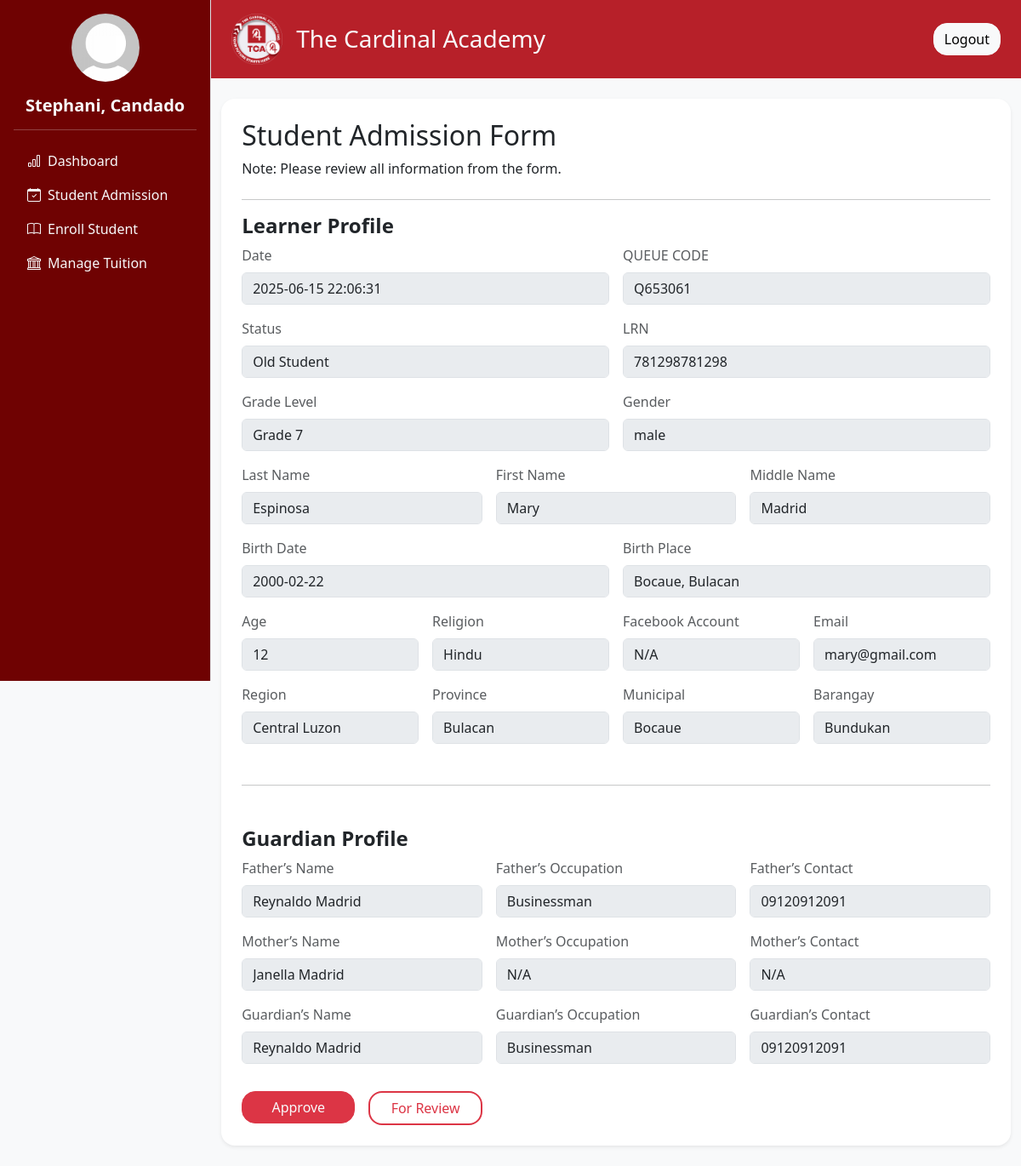
Before: /admin/view_admission.php?id=3 (signed in) with the older database file.
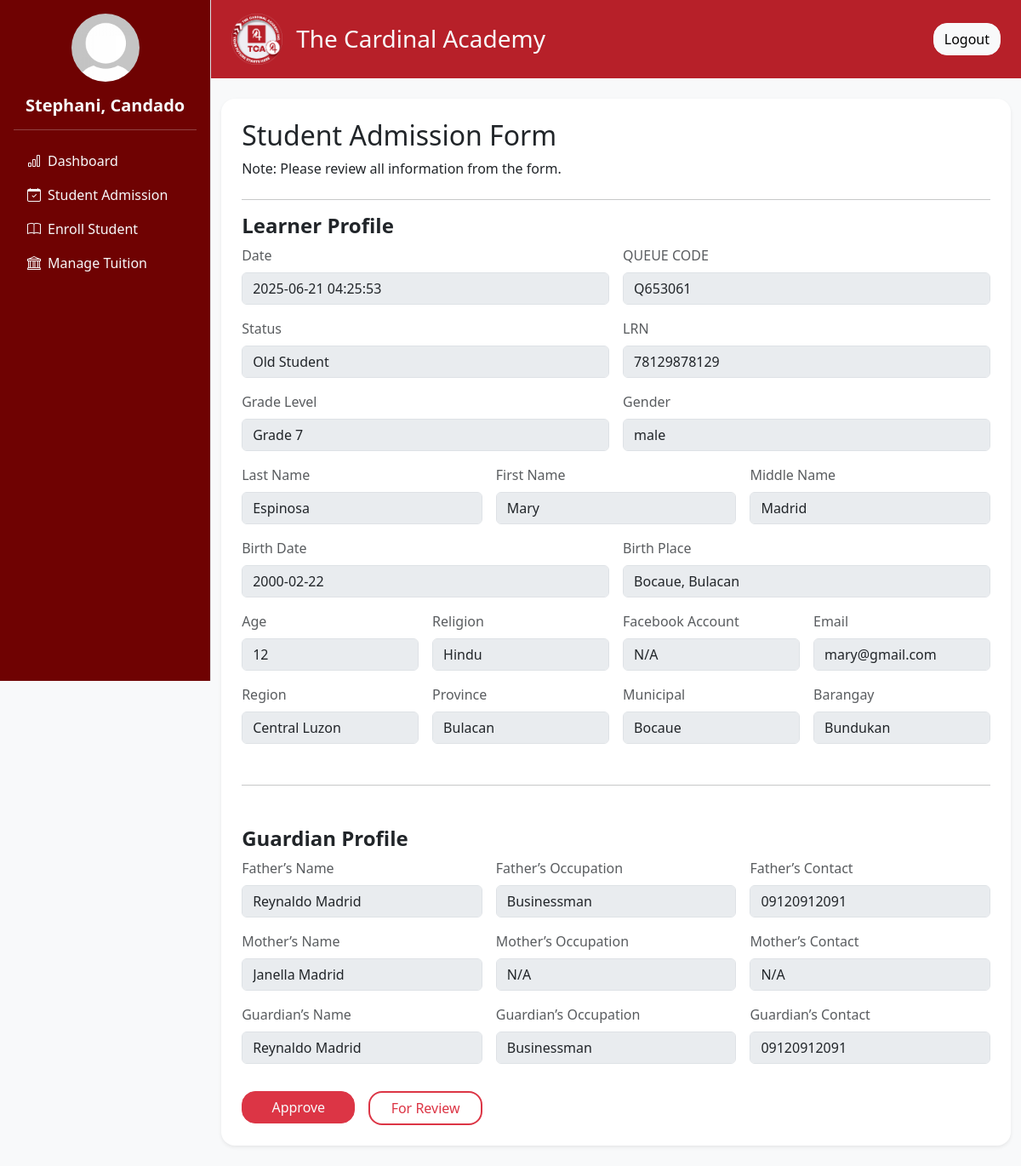
After: the same page with the newer database file.
### tables this page shows
CREATE TABLE `admission_form` (
  `id` int(11) NOT NULL,
  `lrn` varchar(20) NOT NULL,
  `firstname` varchar(50) NOT NULL,
  `middlename` varchar(50) DEFAULT NULL,
  `lastname` varchar(50) NOT NULL,
  `status` varchar(255) NOT NULL,
  `gender` enum('male','female') NOT NULL,
  `grade_level` varchar(20) NOT NULL,
  `profile_picture` varchar(255) DEFAULT NULL,
  `birthday` date NOT NULL,
  `religion` varchar(50) DEFAULT NULL,
  `place_of_birth` varchar(100) DEFAULT NULL,
  `age` int(11) DEFAULT NULL,
  `residential_address` varchar(255) DEFAULT NULL,
  `region` varchar(100) DEFAULT NULL,
  `province` varchar(100) DEFAULT NULL,
  `municipal` varchar(100) DEFAULT NULL,
  `barangay` varchar(100) DEFAULT NULL,
  `father_name` varchar(100) DEFAULT NULL,
  `father_occupation` varchar(100) DEFAULT NULL,
  `father_contact` varchar(20) DEFAULT NULL,
  `mother_name` varchar(100) DEFAULT NULL,
  `mother_occupation` varchar(100) DEFAULT NULL,
  `mother_contact` varchar(20) DEFAULT NULL,
  `guardian_name` varchar(100) DEFAULT NULL,
  `guardian_occupation` varchar(100) DEFAULT NULL,
  `guardian_contact` varchar(20) DEFAULT NULL,
  `admission_status` varchar(255) DEFAULT 'for_verification',
  `que_code` varchar(50) DEFAULT NULL,
  `email` varchar(255) DEFAULT NULL,
  `facebook` varchar(255) DEFAULT NULL,
  `admission_date` timestamp NOT NULL DEFAULT current_timestamp() ON UPDATE current_timestamp()
);

### admin/user_info.php (called while the page is built, shortened)
<?php
include '../db_connection.php';
function getUserInfo() {
    global $conn;
    $user_id = $_SESSION['user_id'];
    $sql = "SELECT first_name, last_name, profile FROM users WHERE user_id = ?";
    $stmt = $conn->prepare($sql);
    $stmt->bind_param("i", $user_id);
    $stmt->execute();
    $result = $stmt->get_result();
    $user = $result->fetch_assoc();
    $full_name = htmlspecialchars($user['first_name'] . ', ' . $user['last_name']);
    $profile_image = !empty($user['profile'])
        ? '../static/uploads/' . htmlspecialchars($user['profile'])
        : '../static/uploads/default_profile.jpg';
    return [
        'full_name' => $full_name,
        'profile_image' => $profile_image
    ];
}
?>

### admin/view_admission.php (the view, shortened to what this page needs)
<?php include '../db_connection.php'; ?>
<?php
$admission_id = isset($_GET['id']) ? intval($_GET['id']) : 0;
$data = [];
if ($admission_id > 0) {
    $query = "SELECT * FROM admission_form WHERE id = ?";
    $stmt = $conn->prepare($query);
    $stmt->bind_param("i", $admission_id);
    $stmt->execute();
    $result = $stmt->get_result();
    $data = $result->fetch_assoc();
}
?>
<!DOCTYPE html>
<html lang="en">
<head>
  <?php include 'header.php'; ?>
</head>
<body>
<div class="d-flex flex-row bg-light">
  <?php include 'navigation.php'; ?>
  <div class="content flex-grow-1">
    <?php include 'nav_top.php'; ?>
    <div class="container py-4">
     <form action="approved_admission.php" method="POST">
        <div class="bg-white p-4 rounded-4 shadow-sm">
        <h2>Student Admission Form</h2>
        <p class="m-0 mb-4">Note: Please review all information from the form.</p>
        <hr>
        <fieldset>
          <h4><strong>Learner Profile</strong></h4>
          <div class="row g-3">
          <div class="col-12 col-md-6">
            <label for="lrn" class="form-label text-muted">Date</label>
            <input type="text" name="admission_date" class="form-control" value="<?= htmlspecialchars($data['admission_date'] ?? '') ?>" disabled>
          </div>
          <div class="col-12 col-md-6">
            <label for="lrn" class="form-label text-muted">QUEUE CODE</label>
            <input type="text" name="que_code" class="form-control" value="<?= htmlspecialchars($data['que_code'] ?? '') ?>" disabled>
          </div>
            <div class="col-md-6">
              <label class="form-label text-muted">Status</label>
              <input type="text" class="form-control" value="<?= htmlspecialchars($data['status'] ?? '') ?>" disabled>
            </div>
            <div class="col-md-6">
              <label class="form-label text-muted">LRN</label>
              <input type="text" class="form-control" value="<?= htmlspecialchars($data['lrn'] ?? '') ?>" disabled>
            </div>
            <div class="col-md-6">
              <label class="form-label text-muted">Grade Level</label>
              <input type="text" class="form-control" value="<?= htmlspecialchars($data['grade_level'] ?? '') ?>" disabled>
            </div>
            <div class="col-md-6">
              <label class="form-label text-muted">Gender</label>
              <input type="text" class="form-control" value="<?= htmlspecialchars($data['gender'] ?? '') ?>" disabled>
            </div>
            <div class="col-md-4">
              <label class="form-label text-muted">Last Name</label>
              <input type="text" class="form-control" value="<?= htmlspecialchars($data['lastname'] ?? '') ?>" disabled>
            </div>
            <div class="col-md-4">
              <label class="form-label text-muted">First Name</label>
              <input type="text" class="form-control" value="<?= htmlspecialchars($data['firstname'] ?? '') ?>" disabled>
            </div>
            <div class="col-md-4">
              <label class="form-label text-muted">Middle Name</label>
              <input type="text" class="form-control" value="<?= htmlspecialchars($data['middlename'] ?? '') ?>" disabled>
            </div>
            <div class="col-md-6">
              <label class="form-label text-muted">Birth Date</label>
              <input type="text" class="form-control" value="<?= htmlspecialchars($data['birthday'] ?? '') ?>" disabled>
            </div>
            <div class="col-md-6">
              <label class="form-label text-muted">Birth Place</label>
              <input type="text" class="form-control" value="<?= htmlspecialchars($data['place_of_birth'] ?? '') ?>" disabled>
            </div>
            <div class="col-md-3">
              <label class="form-label text-muted">Age</label>
              <input type="text" class="form-control" value="<?= htmlspecialchars($data['age'] ?? '') ?>" disabled>
            </div>
            <div class="col-md-3">
              <label class="form-label text-muted">Religion</label>
              <input type="text" class="form-control" value="<?= htmlspecialchars($data['religion'] ?? '') ?>" disabled>
            </div>
            <div class="col-md-3">
              <label class="form-label text-muted">Facebook Account</label>
              <input type="text" class="form-control" value="<?= htmlspecialchars($data['facebook'] ?? '') ?>" disabled>
            </div>
            <div class="col-md-3">
              <label class="form-label text-muted">Email</label>
              <input type="text" class="form-control" value="<?= htmlspecialchars($data['email'] ?? '') ?>" disabled>
            </div>
            <div class="col-md-3">
              <label class="form-label text-muted">Region</label>
              <input type="text" class="form-control" value="<?= htmlspecialchars($data['region'] ?? '') ?>" disabled>
            </div>
            <div class="col-md-3">
              <label class="form-label text-muted">Province</label>
              <input type="text" class="form-control" value="<?= htmlspecialchars($data['province'] ?? '') ?>" disabled>
            </div>
            <div class="col-md-3">
              <label class="form-label text-muted">Municipal</label>
              <input type="text" class="form-control" value="<?= htmlspecialchars($data['municipal'] ?? '') ?>" disabled>
            </div>
            <div class="col-md-3">
              <label class="form-label text-muted">Barangay</label>
              <input type="text" class="form-control" value="<?= htmlspecialchars($data['barangay'] ?? '') ?>" disabled>
            </div>
          </div>
        </fieldset>
        <hr class="my-5">
        <fieldset>
          <h4><strong>Guardian Profile</strong></h4>
          <div class="row g-3">
            <div class="col-md-4">
              <label class="form-label text-muted">Father’s Name</label>
              <input type="text" class="form-control" value="<?= htmlspecialchars($data['father_name'] ?? '') ?>" disabled>
            </div>
            <div class="col-md-4">
              <label class="form-label text-muted">Father’s Occupation</label>
              <input type="text" class="form-control" value="<?= htmlspecialchars($data['father_occupation'] ?? '') ?>" disabled>
            </div>
            <div class="col-md-4">
              <label class="form-label text-muted">Father’s Contact</label>
              <input type="text" class="form-control" value="<?= htmlspecialchars($data['father_contact'] ?? '') ?>" disabled>
            </div>
            <div class="col-md-4">
              <label class="form-label text-muted">Mother’s Name</label>
              <input type="text" class="form-control" value="<?= htmlspecialchars($data['mother_name'] ?? '') ?>" disabled>
            </div>
            <div class="col-md-4">
              <label class="form-label text-muted">Mother’s Occupation</label>
              <input type="text" class="form-control" value="<?= htmlspecialchars($data['mother_occupation'] ?? '') ?>" disabled>
            </div>
            <div class="col-md-4">
              <label class="form-label text-muted">Mother’s Contact</label>
              <input type="text" class="form-control" value="<?= htmlspecialchars($data['mother_contact'] ?? '') ?>" disabled>
            </div>
            <div class="col-md-4">
              <label class="form-label text-muted">Guardian’s Name</label>
              <input type="text" class="form-control" value="<?= htmlspecialchars($data['guardian_name'] ?? '') ?>" disabled>
            </div>
            <div class="col-md-4">
              <label class="form-label text-muted">Guardian’s Occupation</label>
              <input type="text" class="form-control" value="<?= htmlspecialchars($data['guardian_occupation'] ?? '') ?>" disabled>
            </div>
            <div class="col-md-4">
              <label class="form-label text-muted">Guardian’s Contact</label>
              <input type="text" class="form-control" value="<?= htmlspecialchars($data['guardian_contact'] ?? '') ?>" disabled>
            </div>
             <div class="col-12 col-md-2">
                <button id="approve-btn" type="submit" name="action" value="approved" class="btn btn-danger text-light rounded-4 mt-3 w-100">
                  <span class="btn-text">Approve</span>
                </button>
              </div>
              <div class="col-12 col-md-2">
                <button id="review-btn" type="submit" name="action" value="for_review" class="btn btn-outline-danger text-danger border-2 rounded-4 mt-3 w-100">
                  <span class="btn-text">For Review</span>
                </button>
              </div>
          </div>
        </fieldset>
      </div>
      </form>
    </div>
  </div>
</div>
</body>
</html>

### admin/header.php (shortened to what this page needs)
<link href="https://cdn.jsdelivr.net/npm/bootstrap@5.3.2/dist/css/bootstrap.min.css" rel="stylesheet">
<link href="https://cdn.jsdelivr.net/npm/bootstrap-icons@1.11.1/font/bootstrap-icons.css" rel="stylesheet">
<link rel="stylesheet" href="../static/css/styles.css">
<link rel="stylesheet" href="../static/css/landing.css">

### admin/navigation.php
<?php
include 'user_info.php';
$user_info = getUserInfo();
$full_name = isset($user_info['full_name']) ? $user_info['full_name'] : 'Guest';
$profile_image = isset($user_info['profile_image']) ? $user_info['profile_image'] : 'default.png';
?>
<div id="nav_side" class="d-print-none sidebar p-3 border-end sticky-top d-none d-md-block" style="min-height: 100vh; width: 250px;">
    <div class="profile-pic mb-3 text-center">
        <img src="<?= htmlspecialchars($profile_image) ?>" alt="Profile" class="rounded-circle img-fluid" style="width: 80px; height: 80px; object-fit: cover;">
    </div>
    <h5 class="text-center fw-bolder text-light mb-3"><?= htmlspecialchars($full_name) ?></h5>
    <hr class="text-light">
    <ul class="nav flex-column">
        <li class="nav-item">
            <a class="nav-link text-light" href="dashboard.php">
                <i class="bi bi-bar-chart me-2"></i>Dashboard
            </a>
        </li>
        <li class="nav-item border-white">
            <a class="nav-link text-light" href="admission.php">
                <i class="bi bi-calendar-check me-2"></i>Student Admission
            </a>
        </li>
        <li class="nav-item border-white">
            <a class="nav-link text-light" href="enrollment.php">
                <i class="bi bi-book me-2"></i>Enroll Student
            </a>
        </li>
        <li class="nav-item border-white">
            <a class="nav-link text-light" href="tuition.php">
                <i class="bi bi-bank me-2"></i>Manage Tuition
            </a>
        </li>
    </ul>
</div>

### admin/nav_top.php
<div class="d-flex sticky-top align-items-center justify-content-between px-4 py-3 d-print-none" style="background-color: #b72029;">
  <div class="d-flex align-items-center">
    <img src="../static/uploads/logo.png" alt="Logo" style="height: 60px; width: auto;" class="me-3">
    <h3 class="text-light m-0">The Cardinal Academy</h3>
  </div>
  <a href="logout.php" class="btn btn-light rounded-4">Logout</a>
</div>

### static/css/styles.css (style rules this page uses)
.sidebar { background-color: rgb(111, 2, 2); width: 20%; height: 100vh; }
.content { width: 80%; }

### static/css/landing.css (style rules this page uses)
body { margin: 0; padding: 0; height: 100%; }

Changed rows visible on the page:
changed admission_form "Old Student": admission_date "2025-06-15 22:06:31" → "2025-06-21 04:25:53"; lrn "781298781298" → "78129878129"
